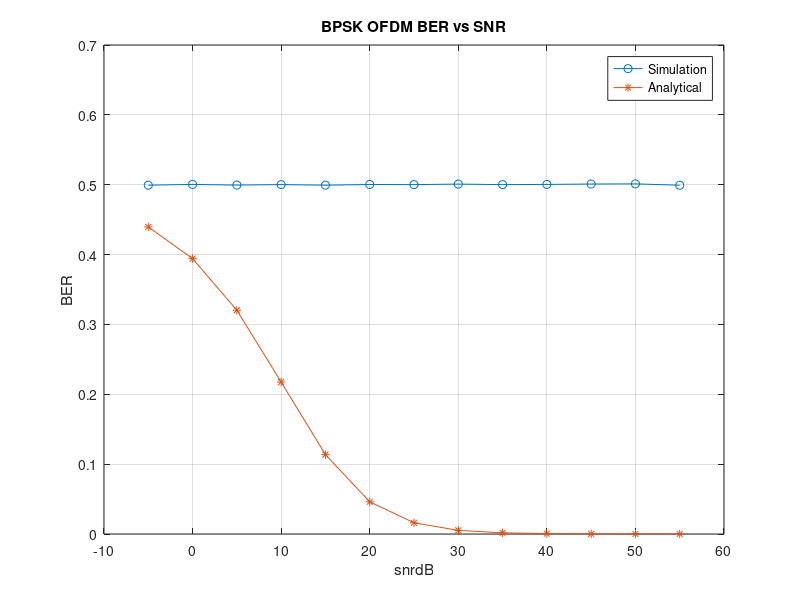

This figure's MATLAB source:
%% Question - Simulate the OFDM transmitter and receiver, and plot BER versus SNR. Assume number of sub-carriers = 64, cyclic prefix = 6, channel length = 3, and consider BPSK as the modulation technique. 
%% Note - Vary the SNR from -5 dB to 55 dB in steps of 5 dB.
%% parameters
N = 10^4; % Number of symbols/frames
N_sc = 64; % Number of Sub-carriers
N_fft = 64; % FFT size (Assuming standard specifications)
CP = 6; % Cyclic Prefix length
Ch_length = 3; % Channel length [H(0) H(1) H(2)]
N_BitsPerSym = 64; % Number of bits per OFDM symbol (Same as the number of Sub-carriers for BPSK)
snr_dB = -5:5:55; % snr values in dB
snr_linear = 10.^(snr_dB/10);
ber = zeros(length(snr_dB),1);
% loop through snrs
for k=1:length(snr_dB)
%% OFDM Transmitter
% generate input bits and modulate using BPSK
bits = randi([0 1],[N*N_sc,1]);
bpsk_mod = 2*bits -1;
% Taking IFFT, normalize the power
bpsk_sp = reshape(bpsk_mod,N_fft,[]);
bpsk_ifft = ifft(bpsk_sp);
% Add CP
bpsk_ifft_cp = zeros(N_fft+CP,N);
bpsk_ifft_cp(1:N_fft,:) = bpsk_ifft(1:N_fft,:);
bpsk_ifft_cp(N_fft+1:end,:) = bpsk_ifft(1:CP,:);
% generate a multipath channel 
h = 1/sqrt(2)*(randn(Ch_length,1) + 1i*randn(Ch_length,1));
% Frequency response of the channel (To use at receiver)

% Convolution of Each symbol with the Random channel

% Concatenation of the symbols
bpsk_ifft_cp_ps = reshape(bpsk_ifft_cp,[],1);
% Gaussian noise with mean=0 and var=1
noise = 1/sqrt(2)*1/sqrt(snr_linear(k)).*(randn(length(bpsk_ifft_cp_ps),1));
% Adding noise with the input
rx_noisy_op = bpsk_ifft_cp_ps + noise;



%% OFDM Receiver
% Formatting the received vector into symbols
rx_bpsk_ifft_cp_sp = reshape(rx_noisy_op,N_fft+CP,[]);
% Remove CP
rx_bpsk_ifft_sp = rx_bpsk_ifft_cp_sp(1:N_fft,:);
% Converting into frequency domain
rx_bpsk_fft_sp = fft(rx_bpsk_ifft_sp);
% Single Tap Equalizer

% Extracting the required data
rx_bpsk_fft_ps = reshape(rx_bpsk_fft_sp,[],1);
% Demodulation
demod_bits = rx_bpsk_fft_ps>0;
demod_bits_double = zeros(length(demod_bits),1);
% Convertion into bits
for l=1:length(demod_bits)
    if(demod_bits(l))
        demod_bits_double(l)=1;
    end

end
% Count the number of errors
ber(k) = sum(demod_bits_double~=bits)/(N*N_sc);
theory_ber(k) = 0.5*(1-sqrt(((CP/N_sc)*snr_linear(k))/((CP/N_sc)*snr_linear(k)+2)));

end
%% Plotting
% Simulated BER

% Theoretical BER
%theory_ber = 0.5*(1+sqrt(snr_linear./snr_linear+2));
% Plot theoretical BER and simulated BER vs SNR
plot(snr_dB,ber,'-o');hold on;
plot(snr_dB,theory_ber,'-*');
xlabel('snrdB');
ylabel('BER');
legend('Simulation', 'Analytical');
title('BPSK OFDM BER vs SNR');
grid on;
